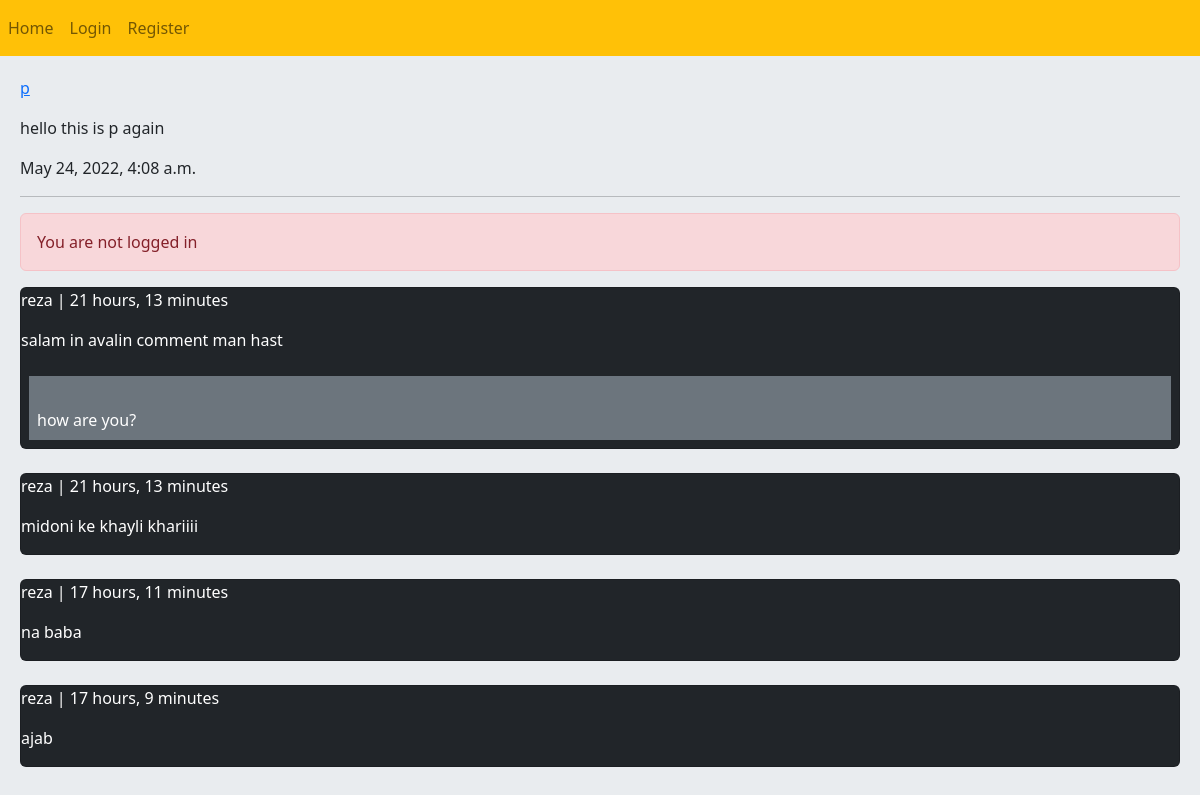
Screenshot of /post/6/hello-this-is-p-again/ with the database file from the repository.
### home/models.py (models this page shows, shortened)
class Post(models.Model):
    user=models.ForeignKey(User,on_delete=models.CASCADE,related_name='posts')
    body=models.CharField(max_length=300)
    slug=models.SlugField()
    created=models.DateTimeField(auto_now_add=True)
    updated=models.DateTimeField(auto_now=True)
    class Meta:
        ordering=('-created','body')

class Comment(models.Model):
    user=models.ForeignKey(User,on_delete=models.CASCADE,related_name='comments')
    post=models.ForeignKey(Post,on_delete=models.CASCADE,related_name='comment_post')
    body=models.TextField(max_length=200)
    replay=models.ForeignKey('self',on_delete=models.CASCADE,related_name='replays',blank=True,null=True)
    is_replay=models.BooleanField(default=False)
    created=models.DateTimeField(auto_now_add=True)

### home/views.py (the view, shortened to what this page needs)
# urls.py: path('post/<int:post_id>/<slug:post_slug>/',views.PostView.as_view(),name='post'),
class PostView(View):
    form_class=CommentFormView
    form_reply=CommentReplayFormView
    def setup(self,request,*args,**kwargs):
        self.post_instance = get_object_or_404(Post, pk=kwargs['post_id'], slug=kwargs['post_slug'])
        return super().setup(request,*args,**kwargs)
    def get(self,request,*args,**kwargs):
        comments=self.post_instance.comment_post.filter(is_replay=False)
        can_like=False
        if request.user.is_authenticated and self.post_instance.can_like(request.user):
            can_like=True
        return render(request,'home/post.html',{'post':self.post_instance,'comments':comments,'form':self.form_class,'reply_form':self.form_reply,'can_like':can_like})

### home/templates/home/post.html (shortened to what this page needs)
{% extends 'app/base.html' %}
{% block content %}
    <a href="{% url 'account:profile' post.user.id %}"><p>{{ post.user.username }}</p></a>
    <p>{{ post.body }}</p>
    <p>{{ post.created }}</p>
    <hr/>
    {% if request.user.is_authenticated %}
        <a href="{% url 'home:like_view' post.id %}" class="{% if can_like %}disabled{% endif %} btn btn-primary col-md-2">Like {{ post.like_count }}</a>
        <form action="" method="post">
            {% csrf_token %}
            {{ form.as_p }}
            <input class="btn btn-primary" type="submit" value="Reply">
        </form>
        <br>
    {% else %}
        <p class="alert alert-danger">You are not logged in</p>
    {% endif %}
    {% for comment in comments %}
        <div class="card bg-dark text-white">
            <p class="card_header">{{ comment.user.username }} | {{ comment.created|timesince }}</p>
            <p class="card_body ">{{ comment.body }}</p>
        {% with replays=comment.replays.all %}
            {% for replay in replays %}
                <p class="bg-secondary m-2 p-2">{{ replay.user.name }}<br>{{ replay.body}}</p>
            {% endfor %}
        {% endwith %}
        </div>
        <br>
    {% empty %}
        <p>No commnet yet</p>
    {% endfor %}
{% endblock %}

### rows the page displays
Post: user.username "p", body "hello this is p again", created "May 24, 2022, 4:08 a.m."
Comment: user.username "reza", created "21 hours, 13 minutes", body "salam in avalin comment man hast"
Comment: body "how are you?"
Comment: user.username "reza", created "21 hours, 13 minutes", body "midoni ke khayli khariiii"
Comment: user.username "reza", created "17 hours, 11 minutes", body "na baba"
Comment: user.username "reza", created "17 hours, 9 minutes", body "ajab"
